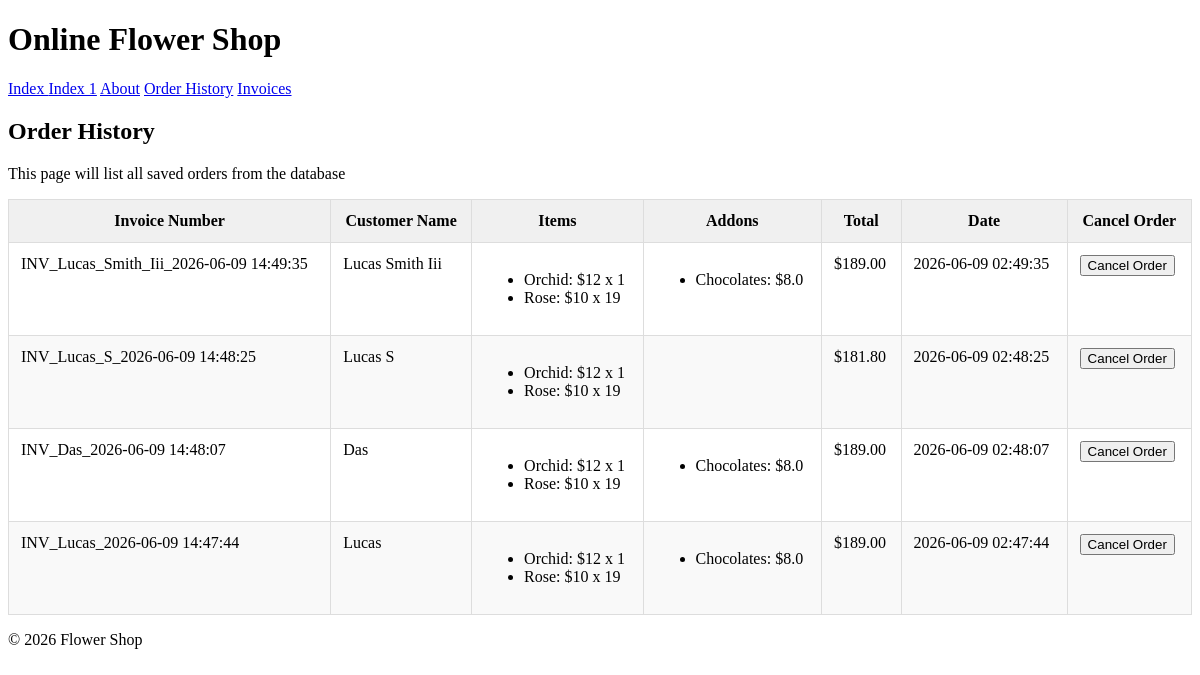
Before: /order with the older database file.
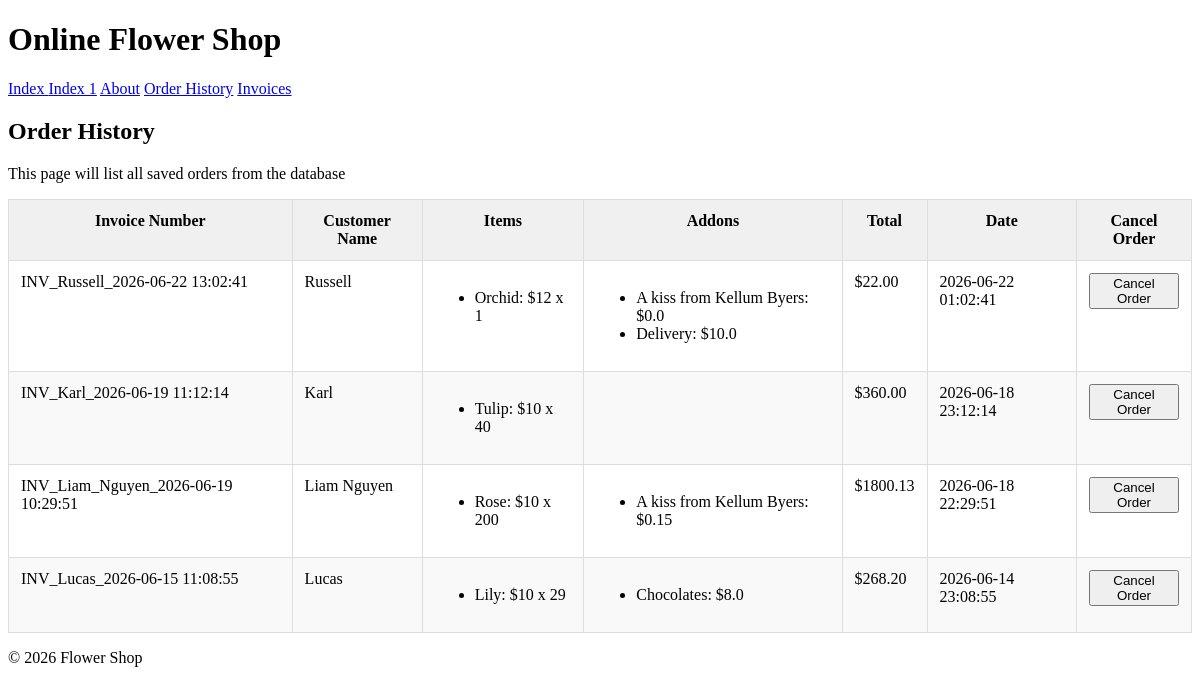
After: the same page with the newer database file.
### tables this page shows
CREATE TABLE orders (
                order_id INTEGER PRIMARY KEY AUTOINCREMENT,
                invoice_number TEXT,
                customer_name TEXT,
                items TEXT,
                addons TEXT,
                total REAL,
                date TIMESTAMP DEFAULT CURRENT_TIMESTAMP
            );

### app.py (the view)
@app.route('/order')
def order_history():
    with sqlite3.connect('flower_shop.db') as conn:
        cursor = conn.cursor()
        cursor.execute("SELECT * FROM orders ORDER BY date DESC")
        rows = cursor.fetchall()
        orders = []
        for row in rows:
            orders.append({
                'order_id': row[0],
                'invoice_number': row[1],
                'customer_name': row[2],
                'items': json.loads(row[3]),
                'addons': json.loads(row[4]),
                'total': row[5],
                'date': row[6]
            })
    return render_template('order_history.html', orders=orders)

### templates/order_history.html (shortened to what this page needs)
{% extends "base.html" %}
{% block content %}
<h2>Order History</h2>
<p>This page will list all saved orders from the database</p>
{% if orders %}
    <table>
        <thead>
            <tr>
                <th>Invoice Number</th>
                <th>Customer Name</th>
                <th>Items</th>
                <th>Addons</th>
                <th>Total</th>
                <th>Date</th>
                <th>Cancel Order</th>
            </tr>
        </thead>
        <tbody>
            {% for order in orders %}
                <tr>
                    <td>{{ order['invoice_number'] }}</td>
                    <td>{{ order['customer_name'] }}</td>
                    <td>
                        <ul>
                            {% for item, details in order['items'].items() %}
                            <li>{{ item }}: ${{ details['price'] }} x {{ details['quantity'] }}</li>
                            {% endfor %}
                        </ul>
                    </td>
                    <td>
                        <ul>
                            {% for addon, price in order['addons'].items() %}
                            <li>{{ addon }}: ${{ price }}</li>
                            {% endfor %}
                        </ul>
                    </td>
                    <td>${{ '%.2f' % order['total'] }}</td>
                    <td>{{ order['date'] }}</td>
                    <td>
                        <form action="{{ url_for('cancel_saved_order', order_id=order.order_id) }}" method="POST">
                            <button type="submit" onclick="return confirm('Cancel this order?')">Cancel Order</button>
                        </form>
                    </td>
                </tr>
            {% endfor %}
        </tbody>
    </table>
{% else %}
    <p>No past orders found</p>
{% endif %}
{% endblock %}

### templates/base.html (shortened to what this page needs)
<!DOCTYPE html>
<html>
    <head>
        <link rel="stylesheet" href="static/css/style.css">
    </head>
    <body>
        <header>
            <h1>Online Flower Shop</h1>
            <nav>
                <a href="{{ url_for('index')}}">Index </a>
                <a href="{{ url_for('index1')}}">Index 1</a>
                <a href="{{ url_for('about')}}">About</a>
                <a href="{{ url_for('order_history')}}">Order History</a>
                <a href="{{ url_for('invoices')}}">Invoices</a>
            </nav>
        </header>
        <main>
            {% block content %}{% endblock %}
        </main>
        <footer>
            <p>&copy; 2026 Flower Shop</p>
        </footer>
    </body>
</html>

### static/css/style.css (style rules this page uses)
table { width: 100%; border-collapse: collapse; background-color: #ffffff; }
th, td { padding: 12px; border: 1px solid #ddd; vertical-align: top; }
th { background-color: #f0f0f0; }
tr:nth-child(even) { background-color: #f9f9f9; }

Changed rows visible on the page:
removed orders: invoice_number "INV_Lucas_Smith_Iii_2026-06-09 14:49:35", customer_name "Lucas Smith Iii", items "Orchid" "Rose", price "12" "10", quantity "1" "19", items "Chocolates", items "8.0", total "189.00", date "2026-06-09 02:49:35"
removed orders: invoice_number "INV_Lucas_S_2026-06-09 14:48:25", customer_name "Lucas S", items "Orchid" "Rose", price "12" "10", quantity "1" "19", total "181.80", date "2026-06-09 02:48:25"
removed orders: invoice_number "INV_Das_2026-06-09 14:48:07", customer_name "Das", items "Orchid" "Rose", price "12" "10", quantity "1" "19", items "Chocolates", items "8.0", total "189.00", date "2026-06-09 02:48:07"
removed orders: invoice_number "INV_Lucas_2026-06-09 14:47:44", customer_name "Lucas", items "Orchid" "Rose", price "12" "10", quantity "1" "19", items "Chocolates", items "8.0", total "189.00", date "2026-06-09 02:47:44"
added orders: invoice_number "INV_Russell_2026-06-22 13:02:41", customer_name "Russell", items "Orchid", price "12", quantity "1", items "A kiss from Kellum Byers" "Delivery", items "0.0" "10.0", total "22.00", date "2026-06-22 01:02:41"
added orders: invoice_number "INV_Karl_2026-06-19 11:12:14", customer_name "Karl", items "Tulip", price "10", quantity "40", total "360.00", date "2026-06-18 23:12:14"
added orders: invoice_number "INV_Liam_Nguyen_2026-06-19 10:29:51", customer_name "Liam Nguyen", items "Rose", price "10", quantity "200", items "A kiss from Kellum Byers", items "0.15", total "1800.13", date "2026-06-18 22:29:51"
added orders: invoice_number "INV_Lucas_2026-06-15 11:08:55", customer_name "Lucas", items "Lily", price "10", quantity "29", items "Chocolates", items "8.0", total "268.20", date "2026-06-14 23:08:55"
